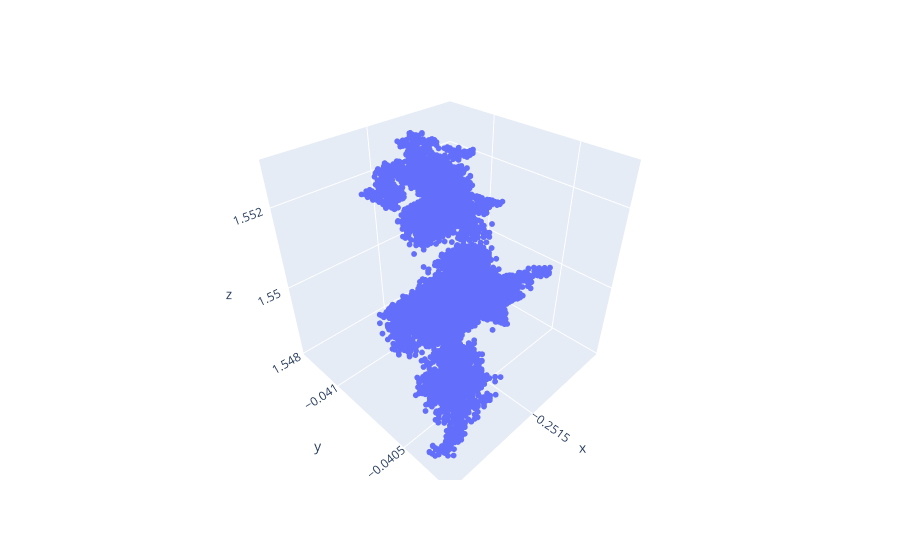

Here is the notebook cell this chart was saved with:
### Code cell
import math 

gyro_x = []
gyro_y = []
gyro_z = []

for i in range(len(df)):
    x = df["imu.orientation.x"][i]
    y = df["imu.orientation.y"][i]
    z = df["imu.orientation.z"][i]
    w = df["imu.orientation.w"][i]

    R = np.array([[1-2*(y**2+z**2), 2*(x*y-z*w), 2*(x*z+y*w)],
                  [2*(x*y+z*w), 1-2*(x**2+z**2), 2*(y*z-x*w)],
                  [2*(x*z-y*w), 2*(y*z+x*w), 1-2*(x**2+y**2)]])
    
    roll = math.atan2(R[2,1], R[2,2])
    pitch = -math.asin(R[2,0])
    yaw = math.atan2(R[1,0], R[0,0])
    gyro_x.append(roll)
    gyro_y.append(pitch)
    gyro_z.append(yaw)

df["gyro_x"] = gyro_x
df["gyro_y"] = gyro_y
df["gyro_z"] = gyro_z

fig = px.scatter_3d(x=gyro_x, y=gyro_y, z = gyro_z)
fig.update_traces(marker_size = 2)
fig.show()

### Figure 1 — Plotly figure (JSON) as saved in the notebook; plotly's stock layout.template omitted (floating-point values rounded to 4 significant figures; data arrays with more than 128 entries replaced by an {"elided": "..."} marker saying what was removed)
{"data": [{"hovertemplate": "x=%{x}<br>y=%{y}<br>z=%{z}<extra></extra>", "legendgroup": "", "marker": {"color": "#636efa", "size": 2, "symbol": "circle"}, "mode": "markers", "name": "", "scene": "scene", "showlegend": false, "type": "scatter3d", "x": {"elided": "10367 float values"}, "y": {"elided": "10367 float values"}, "z": {"elided": "10367 float values"}}], "layout": {"legend": {"tracegroupgap": 0}, "margin": {"t": 60}, "scene": {"domain": {"x": [0, 1], "y": [0, 1]}, "xaxis": {"title": {"text": "x"}}, "yaxis": {"title": {"text": "y"}}, "zaxis": {"title": {"text": "z"}}}}}
